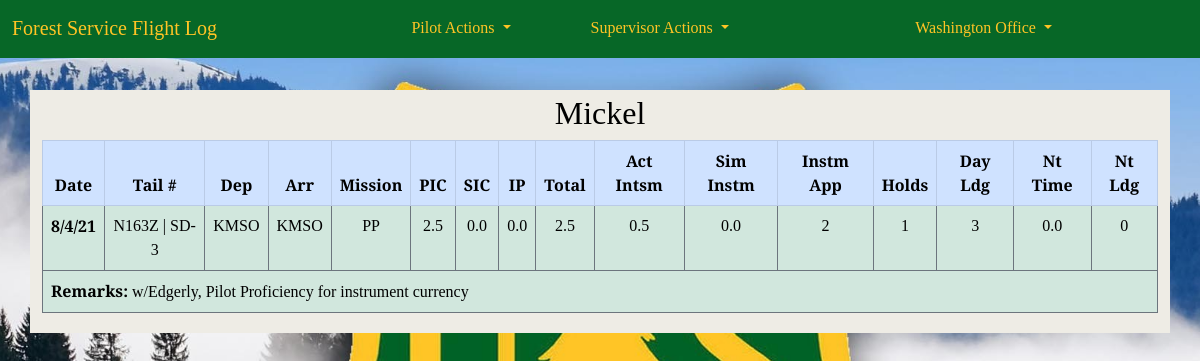
/pilot_log/59/ (signed in), run on the app's committed database.
### accounts/models.py (models this page shows, shortened)
class CustomUser(AbstractUser):
    REGION_CHOICES = [
        ('1', '1 - Northern'),
        ('2', '2 - Rocky Mountain'),
        ('3', '3 - Southwestern'),
        ('4', '4 - Intermountain'),
        ('5', '5 - Pacific Southwest'),
        ('6', '6 - Pacific Northwest'),
        ('8', '8 - Southern'),
        ('9', '9 - Eastern'),
        ('10', '10 - Alaska'),
        ('WO', 'Washington Office'),
    ]
    region = models.CharField(
        max_length=4,
        choices=REGION_CHOICES,
        default='WO',
        null=False,
        blank=False
        )
    base = models.CharField(max_length=20, blank=True)
    office_phone = models.CharField(max_length=12, blank=True)
    cell_phone = models.CharField(max_length=12, blank=True)
    date_of_hire = models.DateField(null=True, blank=True)
    pilot_cert_number = models.CharField(max_length=20, blank=True)
    atp = models.BooleanField(default=False)
    cfi = models.BooleanField(default=False)
    cfii = models.BooleanField(default=False)
    mei = models.BooleanField(default=False)
    commercial_rating = models.BooleanField(default=False)
    medical_class = models.IntegerField(null=True, blank=True)
    date_of_medical = models.DateField(null=True, blank=True)
    user_supervisor = models.ForeignKey(
        'self',
        on_delete=models.PROTECT,
        limit_choices_to={'is_supervisor': True},
        blank=False,
        null=True,
        default=5
        )
    is_supervisor = models.BooleanField(default=False)
    is_captain = models.BooleanField(default=False)
    smokejumper_msn_eval_date = models.DateField(null=True, blank=True)
    equipment_eval_date = models.DateField(null=True, blank=True)
    order = ('username',)
    USERNAME_FIELD = 'username'
    REQUIRED_FIELDS = []

### pilot_log/models.py (models this page shows, shortened)
class FlightDetail(models.Model):
    pilot = models.ForeignKey(
        'accounts.CustomUser',
        on_delete = models.CASCADE,
        blank=False,
        null=False,
        )
    date_of_flight = models.DateField(null=False, blank=False)
    tail_number = models.ForeignKey(
        'Aircraft',
        on_delete = models.PROTECT,
        blank=False,
        null=False,
        )
    depart_ICAO = models.CharField(max_length=4, null=False, blank=False, default="KMSO")
    arrival_ICAO = models.CharField(max_length=4, null=False, blank=False, default="KMSO")
    msn_type = models.CharField(
        max_length=20,
        choices=settings.MISSION_CHOICES,
        null=False,
        blank=False,
        )
    pic_time = models.DecimalField(max_digits=2, decimal_places=1, default=0.0)
    sic_time = models.DecimalField(max_digits=2, decimal_places=1, default=0.0)
    instructor_time = models.DecimalField(max_digits=2, decimal_places=1, default=0.0)
    total_time = models.DecimalField(max_digits=3, decimal_places=1, null=True, blank=True)
    act_instrument_time = models.DecimalField(max_digits=2, decimal_places=1, default=0.0)
    sim_instrument_time = models.DecimalField(max_digits=2, decimal_places=1, default=0.0)
    instrument_appchs = models.PositiveIntegerField(default=0)
    holds = models.PositiveIntegerField(default=0)
    day_landings = models.PositiveIntegerField(default=0)
    night_time = models.DecimalField(max_digits=2, decimal_places=1, default=0.0)
    night_landings = models.PositiveIntegerField(default=0)
    remarks = models.TextField(max_length=250, blank=True, default='')
    class Meta:
        ordering = ['-date_of_flight']
        get_latest_by = 'date_of_flight'

class Aircraft(models.Model):
    tail_number = models.CharField(
        max_length=10,
        primary_key=True
        )
    aircraft_type = models.CharField(
        max_length=15,
        choices=settings.AIRCRAFT_TYPES,
        null=False,
        blank=False
    )
    def __str__(self):
        return f'{self.tail_number} | {self.aircraft_type}'

### pilot_log/views.py (the view)
# urls.py: path('<int:pk>/', FlightDetailView.as_view(), name='flight_detail'),
class FlightDetailView(LoginRequiredMixin, DetailView):
    model = FlightDetail
    template_name = "flight_detail.html"

### templates/flight_detail.html (shortened to what this page needs)
{% extends 'base.html' %}
{% load crispy_forms_tags %}
{% block content %}
    <div class="container py-1">
        <h2>{{ flightdetail.pilot.last_name }}</h2>
        <table class="table table-bordered t1">
            <thead class="thead-light">
                <tr class="table-primary">
                    <th scope="col">Date</th>
                    <th scope="col">Tail #</th>
                    <th scope="col">Dep</th>
                    <th scope="col">Arr</th>
                    <th scope="col">Mission</th>
                    <th scope="col">PIC</th>
                    <th scope="col">SIC</th>
                    <th scope="col">IP</th>
                    <th scope="col">Total</th>
                    <th scope="col">Act Intsm</th>
                    <th scope="col">Sim Instm</th>
                    <th scope="col">Instm App</th>
                    <th scope="col">Holds</th>
                    <th scope="col">Day Ldg</th>
                    <th scope="col">Nt Time</th>
                    <th scope="col">Nt Ldg</th>
                </tr>
            </thead>
        <tbody>
                <tr class="table-success border border-secondary">
                    <th scope="row">{{ flightdetail.date_of_flight|date:"n/j/y" }}</th>
                    <td>{{ flightdetail.tail_number }}</td>
                    <td>{{ flightdetail.depart_ICAO }}</td>
                    <td>{{ flightdetail.arrival_ICAO }}</td>
                    <td>{{ flightdetail.msn_type }}</td>
                    <td>{{ flightdetail.pic_time }}</td>
                    <td>{{ flightdetail.sic_time }}</td>
                    <td>{{ flightdetail.instructor_time }}</td>
                    <td>{{ flightdetail.total_time }}</td>
                    <td>{{ flightdetail.act_instrument_time }}</td>
                    <td>{{ flightdetail.sim_instrument_time }}</td>
                    <td>{{ flightdetail.instrument_appchs }}</td>
                    <td>{{ flightdetail.holds }}</td>
                    <td>{{ flightdetail.day_landings }}</td>
                    <td>{{ flightdetail.night_time }}</td>
                    <td>{{ flightdetail.night_landings }}</td>
                </tr>
                <tr class="table-success border border-secondary">
                    <td colspan = "16" class="text-start"><b>Remarks:</b>  {{ flightdetail.remarks }}</td>
                </tr>
            </tbody>
        </table>
    </div>
{% endblock content %}

### templates/base.html (shortened to what this page needs)
{% load static %}
{% load crispy_forms_tags %}
<!DOCTYPE html>
<html>
    <head>
        <link href="https://cdn.jsdelivr.net/npm/bootstrap@5.1.0/dist/css/bootstrap.min.css" rel="stylesheet"
>
        <link rel="stylesheet" type="text/css"
        href="https://stackpath.bootstrapcdn.com/font-awesome/4.7.0/css/font-awesome.min.css"/>
        <link
            href="{% static 'css/base.css' %}"
            rel="stylesheet">
    </head>
    <body>
        <nav class="navbar navbar-expand-lg navbar-nb2">
            <div class="container-fluid">
                <a class="navbar-brand" href="{% url 'home' %}">Forest Service Flight Log</a>
                <div class="collapse navbar-collapse" id="navbarSupportedContent">
                {% if user.is_authenticated %}
                    <ul class="navbar-nav mx-auto mb-2 mb-lg-0">
                        <li class="nav-item dropdown">
                            <a class="nav-link active dropdown-toggle pa_1" href="#" id="navbarDropdown" role="button" data-bs-toggle="dropdown">
                                Pilot Actions
                            </a>
                        </li>
                        {% if user.is_supervisor %}
                        <li class="nav-item dropdown">
                            <a class="nav-link active dropdown-toggle pa_1" href="#" id="SupDropdown" role="button" data-bs-toggle="dropdown">
                                Supervisor Actions
                            </a>
                        </li>
                        {% endif %}
                    </ul>
                    <ul class="navbar-nav flex-row-reverse">
                        <li class="nav-item dropdown">
                            <a class="nav-link active dropdown-toggle pw_1" href="#" id="profileDropdown" role="button" data-bs-toggle="dropdown">
                                {{ user.get_full_name }}
                            </a>
                        </li>
                    </ul>
                    {% endif %}
                </div>
            </div>
        </nav>
        {% block content %}
        {% endblock content %}
    </body>
</html>

### static/css/base.css (style rules this page uses)
:root { --background: #eeece5; --brown_primary: #2e1e12; --brown_darker: #261f1b; --brown_darkest: #212121; --green_primary: #076727; --green_darkest: #073d11; --green_dark: #0a531b; --blue: #9bdaf1; --light_blue: #e1f3f8; --red_secondary: #e31c3d; --red_darkest: #981b1e; --red_dark: #cd2026; --red_light: #e59393; --red_lightest: #f9dede; --fs_gold: #ffc425; }
body { font-family: 'Playfair Display', serif; background: var(--background) url("/static/img/sf_logo4.jpg") no-repeat; background-size: cover; background-position: center center; background-repeat: no-repeat; background-attachment: fixed; background-size: cover; color: black; }
a { text-decoration: none; }
.navbar { background-color: var(--green_primary); border-bottom: 2px solid var(--green_primary); margin-bottom: 2rem; display: flex; }
.navbar-brand { color:var(--fs_gold); }
.pa_1 { color:var(--fs_gold); }
.pw_1 { color: var(--fs_gold); margin-right: 8rem; }
.container { text-align: center; background-color: var(--background); }
@media only screen and (min-width: 768px) { body { width:auto; margin-left:auto; margin-right:auto; } }
@media only screen and (min-width: 600px) { body { display: 50%; } }

### data on the page
CustomUser: get_full_name "Washington Office"
FlightDetail: pilot.last_name "Mickel", date_of_flight "8/4/21", tail_number "N163Z | SD-3", depart_ICAO "KMSO", arrival_ICAO "KMSO", msn_type "PP", pic_time "2.5", sic_time "0.0", instructor_time "0.0", total_time "2.5", act_instrument_time "0.5", sim_instrument_time "0.0", instrument_appchs "2", holds "1", day_landings "3", night_time "0.0", night_landings "0", remarks "w/Edgerly, Pilot Proficiency for instrument currency"
